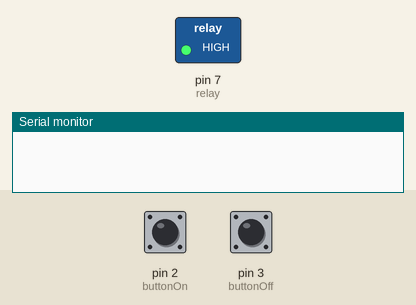
Simulated run of this sketch. Board: Arduino Uno, built with avr-gcc and run on an emulated ATmega328P. Parts: switched loads named in the sketch (green lamp = pin HIGH), the last lines printed to the serial monitor. The inputs (shaded band) are chosen by the test bench; at power-on: pin 2 (buttonOn) HIGH, pin 3 (buttonOff) HIGH.

Above: at 1.2 s.
1.3 s: pin 2 (buttonOn) pulled LOW for 0.15 s
At 1.8 s:
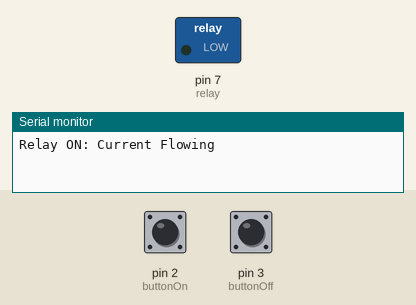
2.9 s: pin 3 (buttonOff) pulled LOW for 0.15 s
At 4.1 s:
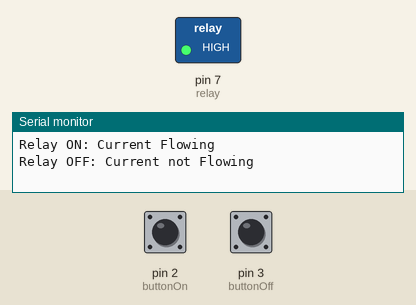
4.5 s: pin 2 (buttonOn) pulled LOW for 1 s
At 5.6 s:
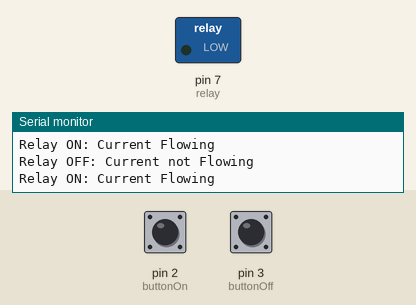
7.0 s: pin 3 (buttonOff) pulled LOW for 1 s
At 7.3 s:
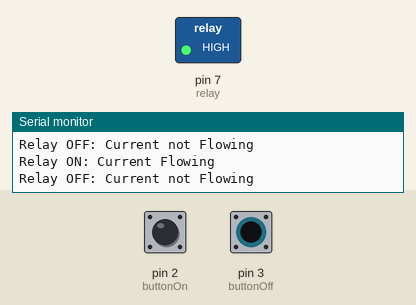
Timing chart, 0 to 10.0 s (numbered marks = the images above; inputs shaded):
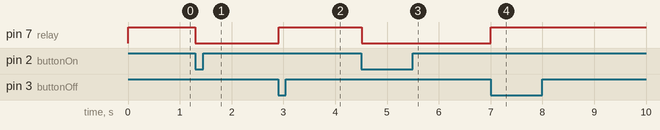

The sketch:

code.ino
```cpp
//Kennedy Freitas
//Controlo de Relés com Arduino Uno para acionamento de sinalizador 230vac a partir de butões
//solução para Mitigar Debouncing

const int relay = 7;
const int buttonOn = 2;
const int buttonOff = 3;

bool lastButtonOnState = HIGH;
bool lastButtonOffState = HIGH;

void setup() {
  Serial.begin(9600);
  pinMode(relay, OUTPUT);
  pinMode(buttonOn, INPUT_PULLUP);
  pinMode(buttonOff, INPUT_PULLUP);
  digitalWrite(relay, HIGH);  // Start with relay OFF
}

void loop() {
  bool currentOn = digitalRead(buttonOn);
  bool currentOff = digitalRead(buttonOff);

  if (lastButtonOnState == HIGH && currentOn == LOW) {
    digitalWrite(relay, LOW);
    Serial.println("Relay ON: Current Flowing");
    delay(50); // debounce
  }

  if (lastButtonOffState == HIGH && currentOff == LOW) {
    digitalWrite(relay, HIGH);
    Serial.println("Relay OFF: Current not Flowing");
    delay(50); // debounce
  }

  lastButtonOnState = currentOn;
  lastButtonOffState = currentOff;

  delay(10); // Short delay to reduce CPU usage
}
```

Measured:
- after the input at 1.3 s, pin 7 (relay): HIGH → LOW at once
- after the input at 2.9 s, pin 7 (relay): LOW → HIGH at once
- after the input at 4.5 s, pin 7 (relay): HIGH → LOW at once
- after the input at 7.0 s, pin 7 (relay): LOW → HIGH at once
